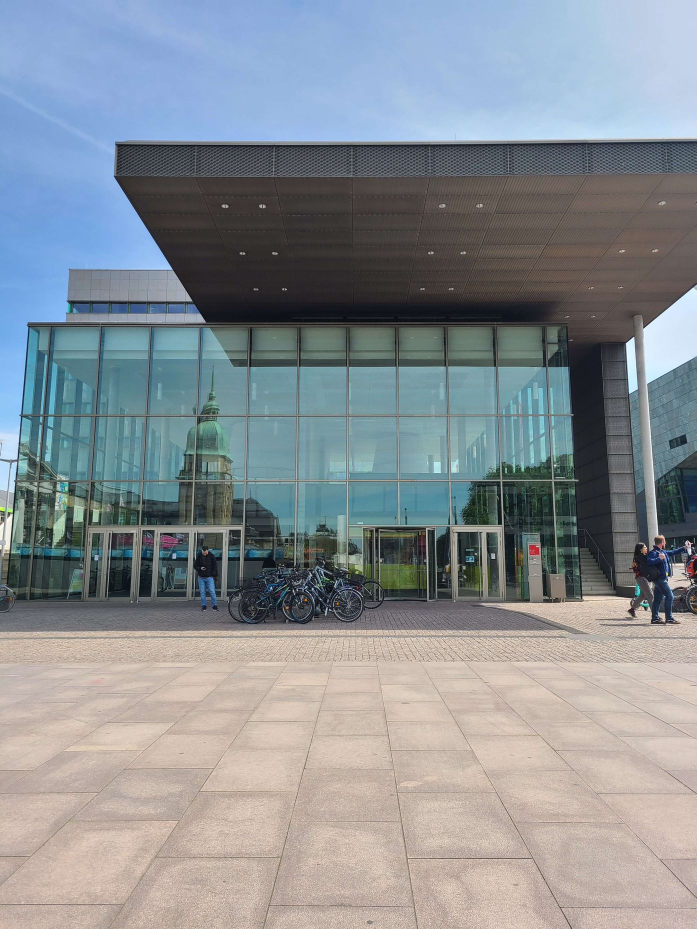
#> input picture imgs/Untitled.jpg, 1393 x 1857 px (shown at 1/2 size); the run also reads 1 picture not shown here
$ python detection.py
#> lines starting #> are read from the running program, lines starting #| are printed output that depends on the picture; after the words box and inside, x2 and y2 are one past the last pixel; in counts of white or black regions, pixels touching at a corner belong together; pictures that were not available may be replaced by others from this repository, and a replacement may not be noted
import cv2 as cv
import numpy as np

# from datetime import datetime
#
# start_time = datetime.now()
#
# # INSERT YOUR CODE
#
# time_elapsed = datetime.now() - start_time
#
# print('Time elapsed (hh:mm:ss.ms) {}'.format(time_elapsed))


def load_img(filename: str, size: tuple = None) -> tuple[np.ndarray, np.ndarray]:
    img = cv.imread(filename)
    if size:
        scale_percent = int(100 * size[0] / img.shape[0])
        scale_percent = max(scale_percent, int(100 * size[1] / img.shape[1]))

        width = int(img.shape[1] * scale_percent / 100)
        height = int(img.shape[0] * scale_percent / 100)

        img = cv.resize(img, (width, height), interpolation=cv.INTER_AREA)

    # gray = cv.cvtColor(img,cv.COLOR_BGR2GRAY)
    gray = np.float32(cv.cvtColor(img, cv.COLOR_BGR2GRAY))
    return img, gray


def compute_SIFT(img: np.ndarray):  #  -> tuple[cv.KeyPoint]
    # SIFT: https://docs.opencv.org/4.x/da/df5/tutorial_py_sift_intro.html

    sift = cv.SIFT_create()
    pic = cv.normalize(img, None, 0, 255, cv.NORM_MINMAX).astype('uint8')  # cv.cvtColor(gray, cv.COLOR_BGR2GRAY)
    kp, des = sift.detectAndCompute(pic, None)

    return kp, des


def compute_harris(img: np.ndarray, threshold=0.01):
    # Harris : https://docs.opencv.org/3.4/dc/d0d/tutorial_py_features_harris.html

    dst = cv.cornerHarris(img, 2, 3, 0.04)

    # result is dilated for marking the corners, not important
    dst = cv.dilate(dst, None)

    # Threshold for an optimal value, it may vary depending on the image.
    img2 = img.copy()
    img2[dst > threshold * dst.max()] = 0
    return np.argwhere(dst > threshold * dst.max()), img2


def compute_ORB(img: np.ndarray):
    # ORB: https://docs.opencv.org/3.4/d1/d89/tutorial_py_orb.html

    # Initiate ORB detector
    orb = cv.ORB_create()

    # find the keypoints with ORB
    kp = orb.detect(img, None)

    # compute the descriptors with ORB
    kp, des = orb.compute(img, kp)

    return kp, des


def get_points_from_matched_keypoints(kp, matches):
    pts = []
    for m in matches:
        p1 = kp[m.queryIdx].pt
        pts.append(np.array(p1))
    return pts


def convex_hull(pts: list[np.array((2, 1))]) -> np.array((-1, 1, 2)):

    return cv.convexHull(np.array(pts, dtype='int32').reshape((-1, 2)))  # .reshape((-1, 2))


# https://blog.francium.tech/feature-detection-and-matching-with-opencv-5fd2394a590
def match_brute_force(des, des2, img, img2, kp, kp2):
    # brute force matcher
    bf = cv.BFMatcher(cv.NORM_HAMMING, crossCheck=True)
    matches = bf.match(des, des2)
    matches = sorted(matches, key=lambda x: x.distance)  # draw first 50 matches
    match_img = cv.drawMatches(img, kp, img2, kp2, matches[:50], None)
    cv.imshow('Matches', match_img)


# https://blog.francium.tech/feature-detection-and-matching-with-opencv-5fd2394a590
def match_flann(des, des2, img, img2, kp, kp2):
    index_params = dict(algorithm=6,
                        table_number=6,
                        key_size=12,
                        multi_probe_level=2)
    search_params = {}
    flann = cv.FlannBasedMatcher(index_params, search_params)
    bf = cv.BFMatcher()
    matches = bf.knnMatch(des, des2, k=2)
    good_matches = []

    for m, n in matches:
        if m.distance < 0.8 * n.distance:
            good_matches.append(m)
            # p1 = kp[m.queryIdx].pt
            # matches_points.append(np.array(p1))

    matches_pts = get_points_from_matched_keypoints(kp, good_matches)
    hull = convex_hull(matches_pts)
    # hull = cv.boundingRect(matches_pts)

    match_img = cv.drawMatches(img, kp, img2, kp2, good_matches, None)

    match_img = cv.drawContours(match_img, [hull], 0, (0, 255, 0), 2)
    # cv.imshow('Matches', match_img)

    if False and len(good_matches) > 1:
        src_points = np.float32([kp[m.queryIdx].pt for m in good_matches]).reshape(-1, 1, 2)
        dst_points = np.float32([kp2[m.trainIdx].pt for m in good_matches]).reshape(-1, 1, 2)
        m, mask = cv.findHomography(src_points, dst_points, cv.RANSAC, 5.0)
        corrected_img = cv.warpPerspective(img, m, (img2.shape[1], img2.shape[0]))
        # cv.imshow('Corrected image', corrected_img)

    return match_img, len(matches_pts)


def main():
    file = '../imgs/Untitled.jpg'
    img, gray = load_img(file, (600, 800))
#> in load_img, img is the input picture: shape (1857, 1393, 3); mean B, G, R 148.1, 142.8, 136.3
#> in load_img, `img = cv.resize(img, (width, height), interpolation=cv.INTER_AREA)`:
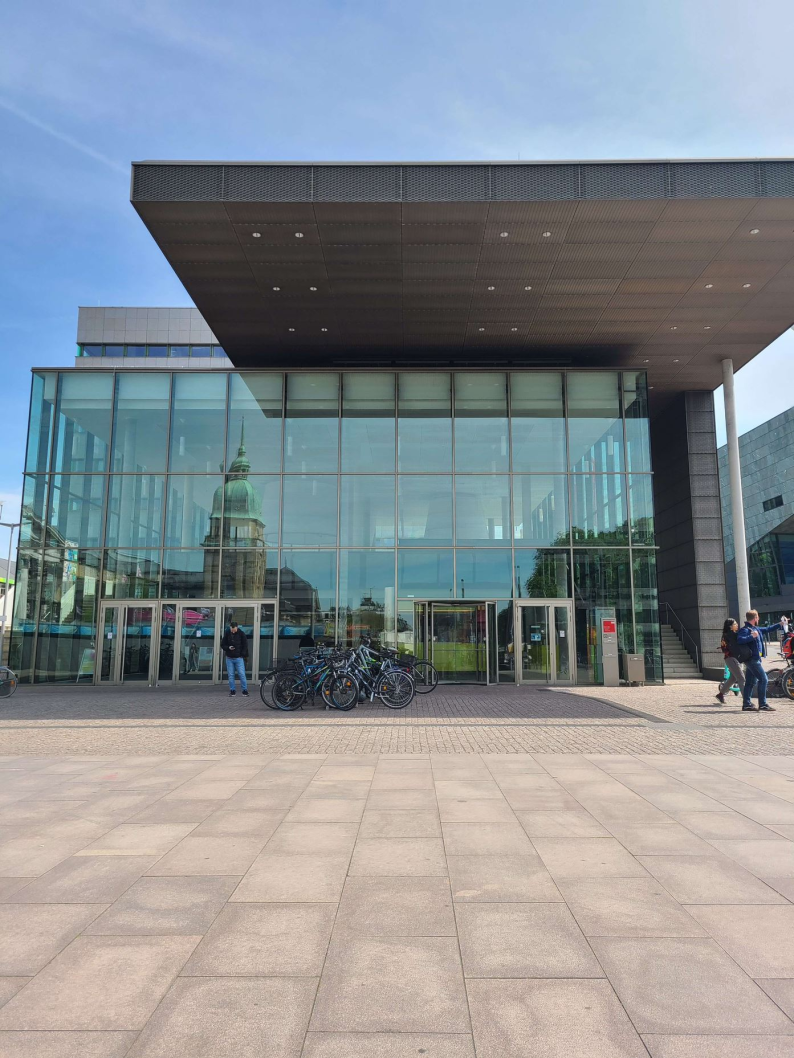
#> img: shape (1058, 794, 3); mean B, G, R 148.1, 142.8, 136.3
#> in load_img, `gray = np.float32(cv.cvtColor(img, cv.COLOR_BGR2GRAY))`:
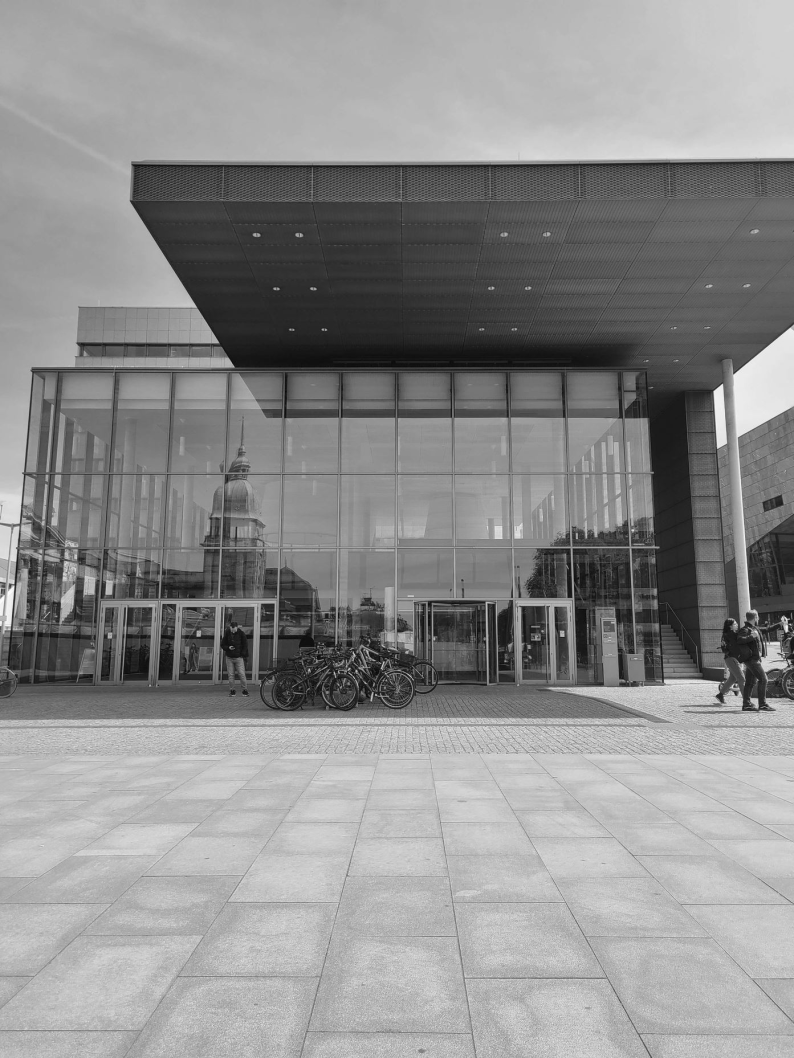
#> gray: shape (1058, 794) float32; min 9, max 252, mean 141.4
    compute_feature = compute_SIFT

    file = '../imgs/IMG_20230519_135110_1.jpg'
    img2, gray2 = load_img(file, (600, 800))
#> call 2 of load_img, with filename = '../imgs/IMG_20230519_135110_1.jpg', size = (600, 800)
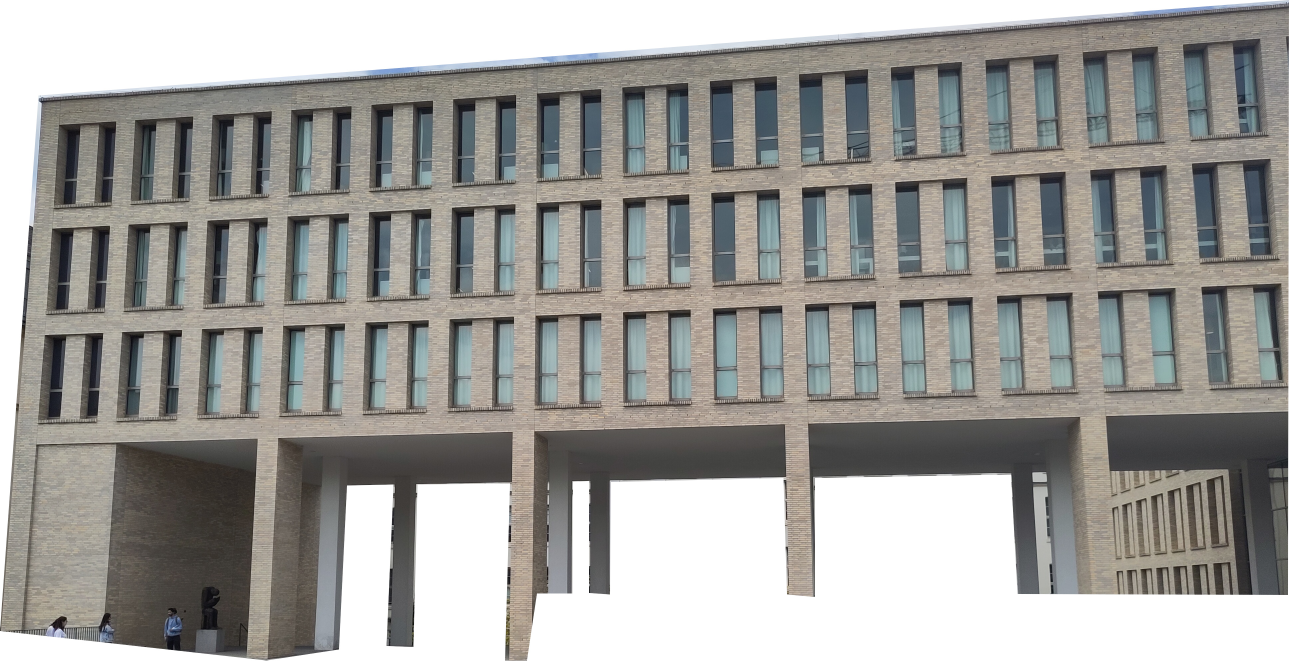
#> input picture imgs/IMG_20230519_135110_1.jpg, 3867 x 1982 px (shown at 1/3 size)
#> in load_img, img is the input picture: shape (1982, 3867, 3); mean B, G, R 153.5, 157.2, 158.5
#> in load_img (call 2), `img = cv.resize(img, (width, height), interpolation=cv.INTER_AREA)`:
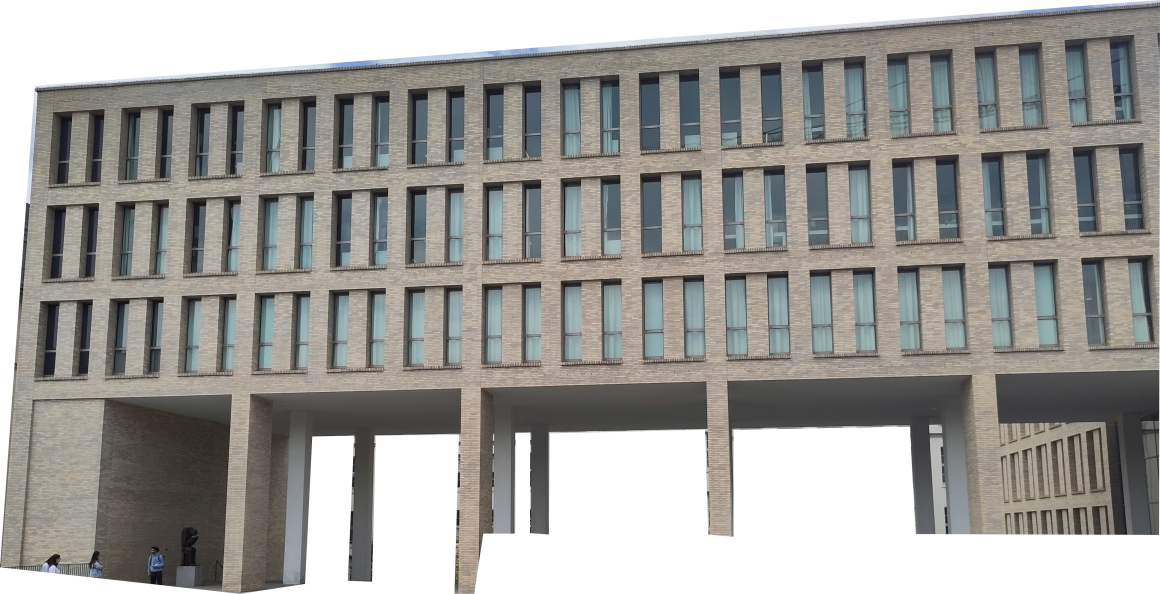
#> img: shape (594, 1160, 3); mean B, G, R 153.5, 157.2, 158.5
    kp2, des2 = compute_feature(img2)
#> in compute_SIFT, `kp, des = sift.detectAndCompute(pic, None)`: kp = 2746 keypoints; strongest (x, y, size): (459, 486, 2), (360, 565, 19.8), (458, 511, 2.2), (332, 454, 27.8)
#> kp2 has the same summary as kp in compute_SIFT

    vid = cv.VideoCapture('../imgs/VID_20230612_151251.mp4')
    count = 0

    while vid.isOpened():
        frame = vid.read()[1]
        # cv.imshow('frame', frame)

        img = frame
        size = [600, 800]
        if size:
            scale_percent = int(100 * size[0] / img.shape[0])
#> scale_percent = 14
            scale_percent = max(scale_percent, int(100 * size[1] / img.shape[1]))
#> scale_percent = 26

            width = int(img.shape[1] * scale_percent / 100)
#> width = 786
            height = int(img.shape[0] * scale_percent / 100)
#> height = 1048

            img = cv.resize(img, (width, height), interpolation=cv.INTER_AREA)
#> img: shape (1048, 786, 3)

        # gray = cv.cvtColor(img,cv.COLOR_BGR2GRAY)
        gray = np.float32(cv.cvtColor(img, cv.COLOR_BGR2GRAY))
#> gray: shape (1048, 786) float32


        kp, des = compute_feature(gray)
#> in compute_SIFT (call 2), `kp, des = sift.detectAndCompute(pic, None)`: kp = 1868 keypoints; strongest (x, y, size): (747, 695, 5.3), (711, 390, 7.6), (728, 687, 2.7), (735, 661, 4.6)

        img_n, nrMatched = match_flann(des, des2, img, img2, kp, kp2)
#> in match_flann, `matches = bf.knnMatch(des, des2, k=2)`: matches = 1868 matches
#> after the loop in match_flann, `for m, n in matches:`: good_matches = 44 matches
#> the loop in get_points_from_matched_keypoints, `for m in matches:` made 44 passes
#> p1 on passes 1 to 12: (8.94, 520.1), (24.69, 469.3), (47.48, 427.8), (104.2, 341.1), (116.5, 710.8), (126.3, 171.1), (126.9, 170.6), (135.2, 165.2), (135.2, 165.2), (136.3, 166.1), (136.3, 166.1), (157.5, 709.9)
#> after the loop in get_points_from_matched_keypoints, `for m in matches:`: pts = 44 pairs, first value 8.94 to 772.3, second value 165.2 to 717.9
#> in match_flann, `matches_pts = get_points_from_matched_keypoints(kp, good_matches)`: matches_pts has the same summary as pts in get_points_from_matched_keypoints
#> in match_flann, `hull = convex_hull(matches_pts)`: hull = contour of 11 points, box (x1, y1, x2, y2) (8, 165, 773, 718), area 314096
#> in match_flann, `match_img = cv.drawMatches(img, kp, img2, kp2, good_matches, None)`:
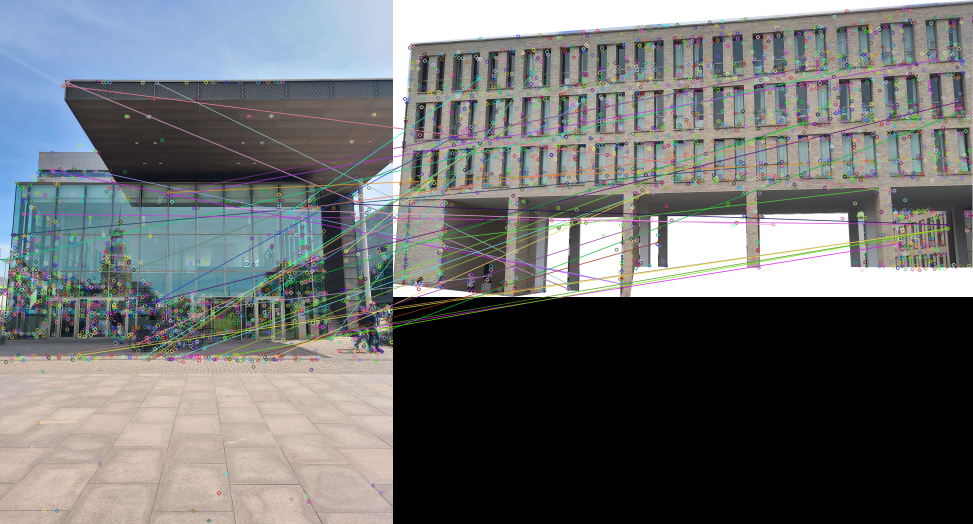
#> match_img: shape (1048, 1946, 3) (shown at 1/2 size); mean B, G, R 112.2, 111.4, 109.5
#> in match_flann, `match_img = cv.drawContours(match_img, [hull], 0, (0, 255, 0), 2)`:
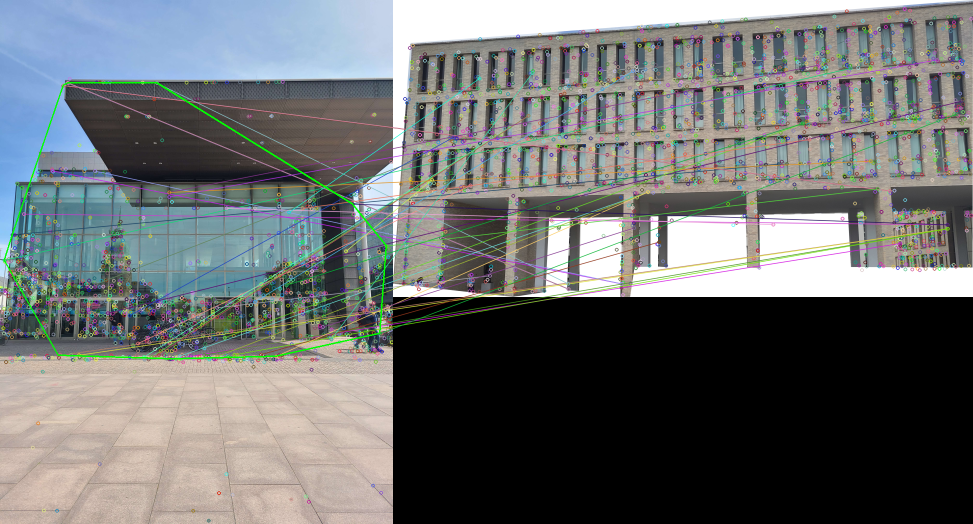
#> match_img: shape (1048, 1946, 3) (shown at 1/2 size); 0.32% of pixels changed, all inside (x1, y1, x2, y2) = (7, 164, 774, 719)
#> nrMatched = 44
        # match_brute_force(des, des2, img, img2, kp, kp2)

        if nrMatched > 50:  # 0.1 * float(len(kp2)):
            cv.imshow('frame%d.jpg'% count, img_n)
        else:
            cv.imshow('frame%d.jpg' % count, img)
        # cv.imwrite("frame%d.jpg" % count, frame)
        count = count + 1
        # if cv.waitKey(10) & 0xFF == ord('q'):
        #    break
    vid.release()
    cv.destroyAllWindows()

    return


    compute_feature = compute_SIFT

    kp, des = compute_feature(img)
    kp2, des2 = compute_feature(img2)

    # [5 lines of commented-out code are left out]

    match_flann(des, des2, img, img2, kp, kp2)
    # match_brute_force(des, des2, img, img2, kp, kp2)

    if cv.waitKey(0) & 0xff == 27:
        cv.destroyAllWindows()


main()
